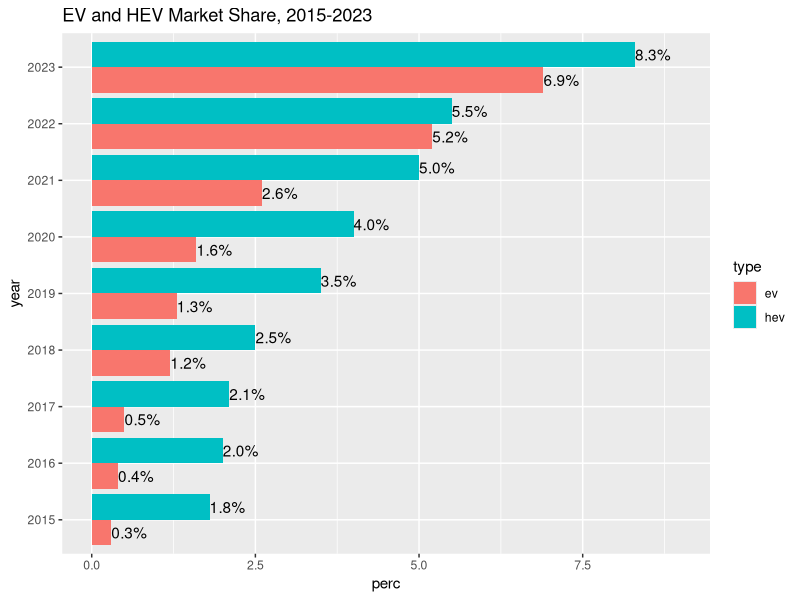

Reproduce this figure in R. (Note: this script raises an error after producing the figure.)
## ev.sales.and.prices.r
library(tidyverse)
library(scales)

## Market share data
df = data.frame(year = as.character(rep(2015:2023, 2)),
                type = c(rep('ev', 9), 
                         rep('hev', 9)), 
                perc = c(0.3, 0.4, 0.5, 1.2, 1.3, 
                         1.6, 2.6, 5.2, 6.9, 
                         1.8, 2, 2.1, 2.5, 3.5, 
                         4, 5, 5.5, 8.3))

g = ggplot(df, 
       aes(x = perc, 
           y = year, 
           fill = type, 
           group = type,
           label = percent(perc/100))) + 
  geom_col(position = position_dodge(width = 0.9)) + 
  geom_text(aes(group = type), hjust = 0, 
            position = position_dodge(width = 0.9)) + 
  lims(x = c(0, 9)) + 
  labs(title = 'EV and HEV Market Share, 2015-2023')


## pubtheme
g %>% 
  pub(type = 'bar')

## Average sales price data

df = data.frame(date = c('2022-04-01', 
                         '2022-08-01', 
                         '2022-10-01', 
                         '2022-12-01', 
                         '2023-03-01', 
                         '2023-07-01'), 
                price = c(39974, 
                          46974, 
                          51974, 
                          55974, 
                          59974, 
                          49995))
df$date = as.Date(df$date)

g = ggplot(df, 
       aes(x = date, 
           y = price, 
           label = dollar(price))) + 
  geom_point() + 
  geom_line() + 
  geom_text(hjust = -0.1) + 
  scale_y_continuous(labels = dollar) +
  scale_x_date(limits = as.Date(c('2021-12-01', '2024-01-01'))) +
  lims(x = c(min(df$date), max(df$date) + 60)) + 
  labs


## pubtheme
g %>% 
  pub(type = 'line')

title = "F-150 Lightning Price Over Time" 
g = ggplot(df, 
           aes(x     = date, 
               y     = price, 
               label = dollar(price))) +
  geom_line() +
  geom_point() + 
  geom_text(hjust = -0.1) + 
  labs(title    = title,
       x     = 'Date', 
       y     = 'Price') 

g %>% 
  pub(type = 'line', 
      xlim = as.Date(c('2022-04-01', '2024-01-01'))) + 
  scale_y_continuous(labels = dollar, 
                     limits = c(0, 60000)) +
  scale_x_date(limits = as.Date(c('2022-04-01', '2023-10-01'))) 
